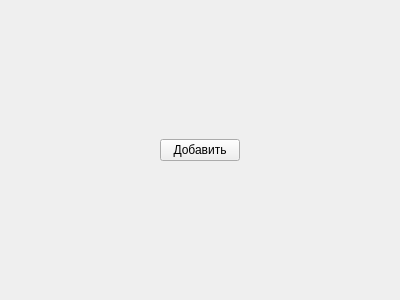
<?xml version="1.0" encoding="UTF-8"?>
<ui version="4.0">
 <class>ClientsPhoneWidget</class>
 <widget class="QWidget" name="ClientsPhoneWidget">
  <property name="geometry">
   <rect>
    <x>0</x>
    <y>0</y>
    <width>400</width>
    <height>300</height>
   </rect>
  </property>
  <property name="windowTitle">
   <string>Form</string>
  </property>
  <layout class="QHBoxLayout" name="horizontalLayout">
   <property name="leftMargin">
    <number>0</number>
   </property>
   <property name="topMargin">
    <number>0</number>
   </property>
   <property name="rightMargin">
    <number>0</number>
   </property>
   <property name="bottomMargin">
    <number>0</number>
   </property>
   <item>
    <layout class="QVBoxLayout" name="mainLayout">
     <item>
      <widget class="QWidget" name="mpMainWidget" native="true">
       <layout class="QVBoxLayout" name="verticalLayout">
        <property name="spacing">
         <number>0</number>
        </property>
        <property name="leftMargin">
         <number>0</number>
        </property>
        <property name="topMargin">
         <number>0</number>
        </property>
        <property name="rightMargin">
         <number>0</number>
        </property>
        <property name="bottomMargin">
         <number>0</number>
        </property>
        <item>
         <layout class="QVBoxLayout" name="centralLayout">
          <property name="spacing">
           <number>5</number>
          </property>
          <item>
           <layout class="QHBoxLayout" name="horizontalLayout_2">
            <item>
             <spacer name="horizontalSpacer">
              <property name="orientation">
               <enum>Qt::Horizontal</enum>
              </property>
              <property name="sizeHint" stdset="0">
               <size>
                <width>40</width>
                <height>20</height>
               </size>
              </property>
             </spacer>
            </item>
            <item>
             <widget class="QPushButton" name="mpAdd">
              <property name="text">
               <string>Добавить</string>
              </property>
             </widget>
            </item>
            <item>
             <spacer name="horizontalSpacer_2">
              <property name="orientation">
               <enum>Qt::Horizontal</enum>
              </property>
              <property name="sizeHint" stdset="0">
               <size>
                <width>40</width>
                <height>20</height>
               </size>
              </property>
             </spacer>
            </item>
           </layout>
          </item>
         </layout>
        </item>
       </layout>
      </widget>
     </item>
    </layout>
   </item>
  </layout>
 </widget>
 <resources/>
 <connections/>
</ui>
